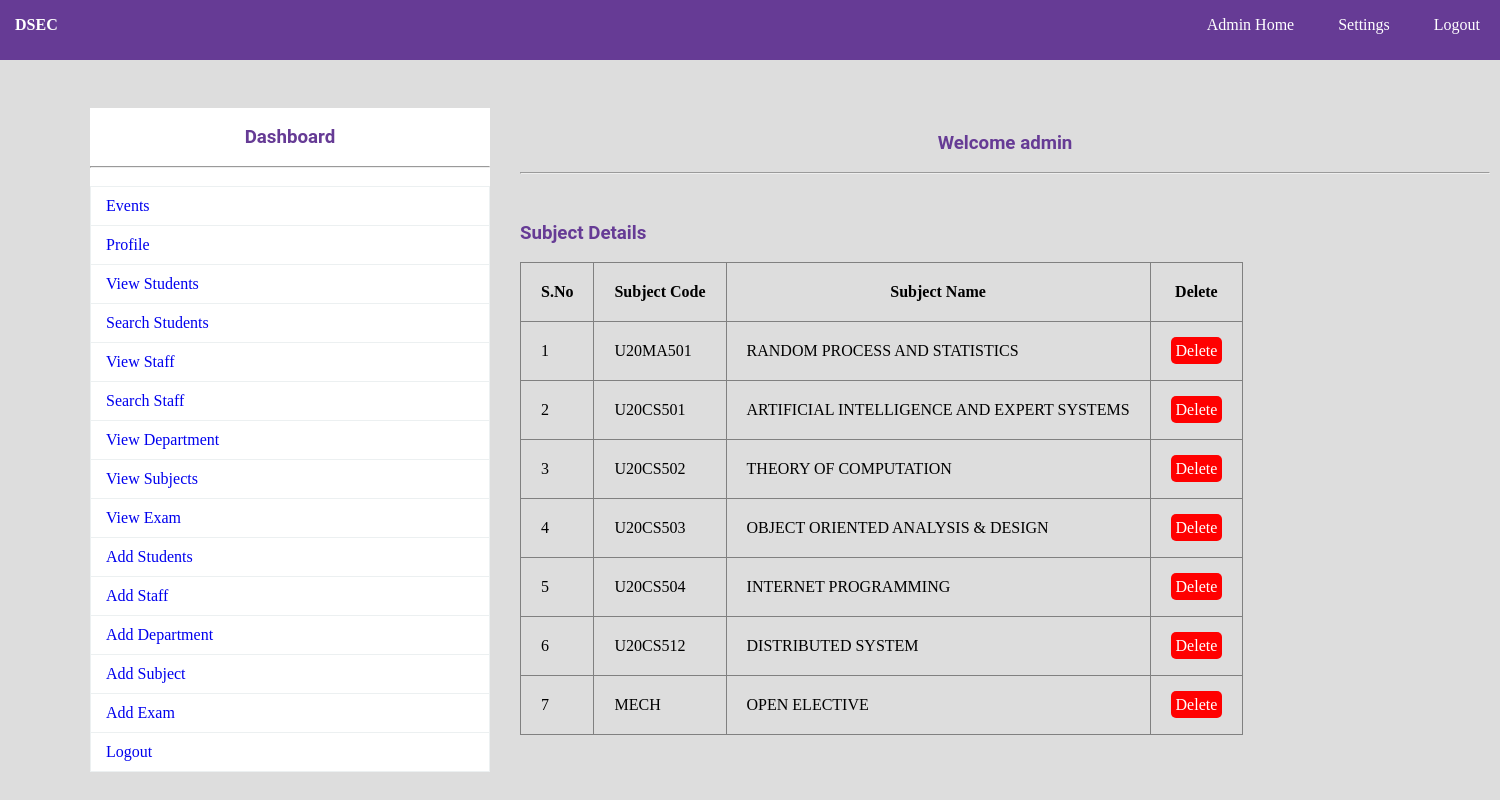
Screenshot of /college/view_subject.php (signed in) with the database file from the repository.
### tables this page shows
CREATE TABLE `sub` (
  `SID` int(11) NOT NULL,
  `SCODE` varchar(150) NOT NULL,
  `SUBNAME` varchar(150) NOT NULL
);

### college/view_subject.php (the view, shortened to what this page needs)
<?php
	include"database.php";
?>
<!DOCTYPE html>
<html>
	<head>
		<link rel="stylesheet" type="text/css" href="css/style.css">
	</head>
	<body>
				<?php include"navbar.php";?><br>
			<div id="section">
					<?php include"sidebar.php";?><br><br><br>
					<h3 class="text">Welcome <?php echo $_SESSION["ANAME"]; ?></h3><br><hr><br>
				<div class="tbox" >
					<h3 style="margin-top:30px;"> Subject Details</h3><br>
					<table border="1px" >
						<tr>
							<th>S.No</th>
							<th>Subject Code</th>
							<th>Subject Name</th>
							<th>Delete</th>
						</tr>
						<?php
							$s="select * from sub";
							$res=$db->query($s);
							if($res->num_rows>0)
							{
								$i=0;
								while($r=$res->fetch_assoc())
								{
									$i++;
									echo "
										<tr>
										<td>{$i}</td>
										<td>{$r["SCODE"]}</td>
										<td>{$r["SUBNAME"]}</td>
										<td><a href='delete_subject.php?id={$r["SID"]}' class='btnr'>Delete</a></td>
										</tr>
									";
								}
							}
							else
							{
								echo "No Record Found";
							}
						?>
					</table>
				</div>
			</div>
	</body>
</html>

### college/navbar.php
<div class="navbar">
			<ul class="list">
				<b style="color:white;float:left;line-height:50px;margin-left:15px;font-family:Cooper Black;">
				DSEC</b>
			<?php
				if(isset($_SESSION["AID"]))
				{
					echo'
						<li><a href="profile_admin.php">Admin Home</a></li>
				<li><a href="change_pass.php">Settings</a></li>
				<li><a href="logout.php">Logout</a></li>
					';
				}
				elseif(isset($_SESSION["TID"]))
				{
					echo'
						<li><a href="profile_staff.php">Staff Home</a></li>
				<li><a href="staff_change_pass.php">Settings</a></li>
				<li><a href="logout.php">Logout</a></li>
					';
				}
				elseif(isset($_SESSION["ID"]))
				{
					echo'
						<li><a href="profile_student.php">Student Home</a></li>
				<li><a href="student_change_pass.php">Settings</a></li>
				<li><a href="logout.php">Logout</a></li>
					';
				}
				else{
					echo'
					<li><a href="index.php">Admin</a></li>
				<li><a href="profile_staff.php">Staff</a></li>
				<li><a href="profile_student.php">Student</a></li>
				<li><a href="contact.php">Contact Us</a></li>';
				}
			?>
			</ul>
		</div>

### college/sidebar.php (shortened to what this page needs)
<div class="sidebar"><br>
<h3 class="text">Dashboard</h3><br><hr><br>
<ul class="s">
<?php
	if(isset($_SESSION["AID"]))
	{
		echo'
			<li class="li"><a href="add_event.php">Events</a></li>
			<li class="li"><a href="profile_admin.php">Profile</a></li>
			<li class="li"><a href="view_student.php">View Students</a></li>
			<li class="li"><a href="search_student.php">Search Students</a></li>
			<li class="li"><a href="view_staff.php">View Staff</a></li>
			<li class="li"><a href="search_staff.php">Search Staff</a></li>
			<li class="li"><a href="view_department.php">View Department</a></li>
			<li class="li"><a href="view_subject.php">View Subjects</a></li>
			<li class="li"><a href="view_exam.php">View Exam</a></li>
			<li class="li"><a href="add_student.php">Add Students</a></li>
			<li class="li"><a href="add_staff.php">Add Staff</a></li>
			<li class="li"><a href="add_department.php">Add Department</a></li>
			<li class="li"><a href="add_subject.php">Add Subject</a></li>
			<li class="li"><a href="add_exam.php">Add Exam</a></li>
			<li class="li"><a href="logout.php">Logout</a></li>
		';
	}
?>
</ul>
</div>

### college/css/style.css (style rules this page uses)
* { padding:0px; margin:0px; }
html { background:#dddddd; }
a { text-decoration:none; }
.navbar { background:#663b95; height:60px; width:100%; }
.list { list-style:none; text-align:right; }
.list li { display:inline; }
.list li a { text-decoration:none; color:white; line-height:50px; padding:20px; }
h1,h2,h3,h4,h5,h6,label { font-family:roboto; color:#663b95; }
.btnr { border-radius:5px; padding:5px; background:#ff0000; color:white; }
.s { list-style:none; }
.li { position: relative; display: block; padding: 10px 15px; margin-bottom: -1px; background-color: #ffffff; border: 1px solid #ecf0f1; }
.text { text-align:center; }
#section { height:auto; width:1400px; margin-left:90px; font-family:cambria; }
.sidebar { width:400px; height:auto; margin-top:30px; margin-right:30px; float:left; background:white; }
.tbox { float:left; }
.tbox table { border-collapse:collapse; }
tr,td,th { padding:20px; }
table { border-collapse:collapse; }

### rows the page displays
sub: SCODE "U20MA501", SUBNAME "RANDOM PROCESS AND STATISTICS"
sub: SCODE "U20CS501", SUBNAME "ARTIFICIAL INTELLIGENCE AND EXPERT SYSTEMS"
sub: SCODE "U20CS502", SUBNAME "THEORY OF COMPUTATION"
sub: SCODE "U20CS503", SUBNAME "OBJECT ORIENTED ANALYSIS & DESIGN"
sub: SCODE "U20CS504", SUBNAME "INTERNET PROGRAMMING"
sub: SCODE "U20CS512", SUBNAME "DISTRIBUTED SYSTEM"
sub: SCODE "MECH", SUBNAME "OPEN ELECTIVE"

### other values shown
$_SESSION["ANAME"] "admin"
